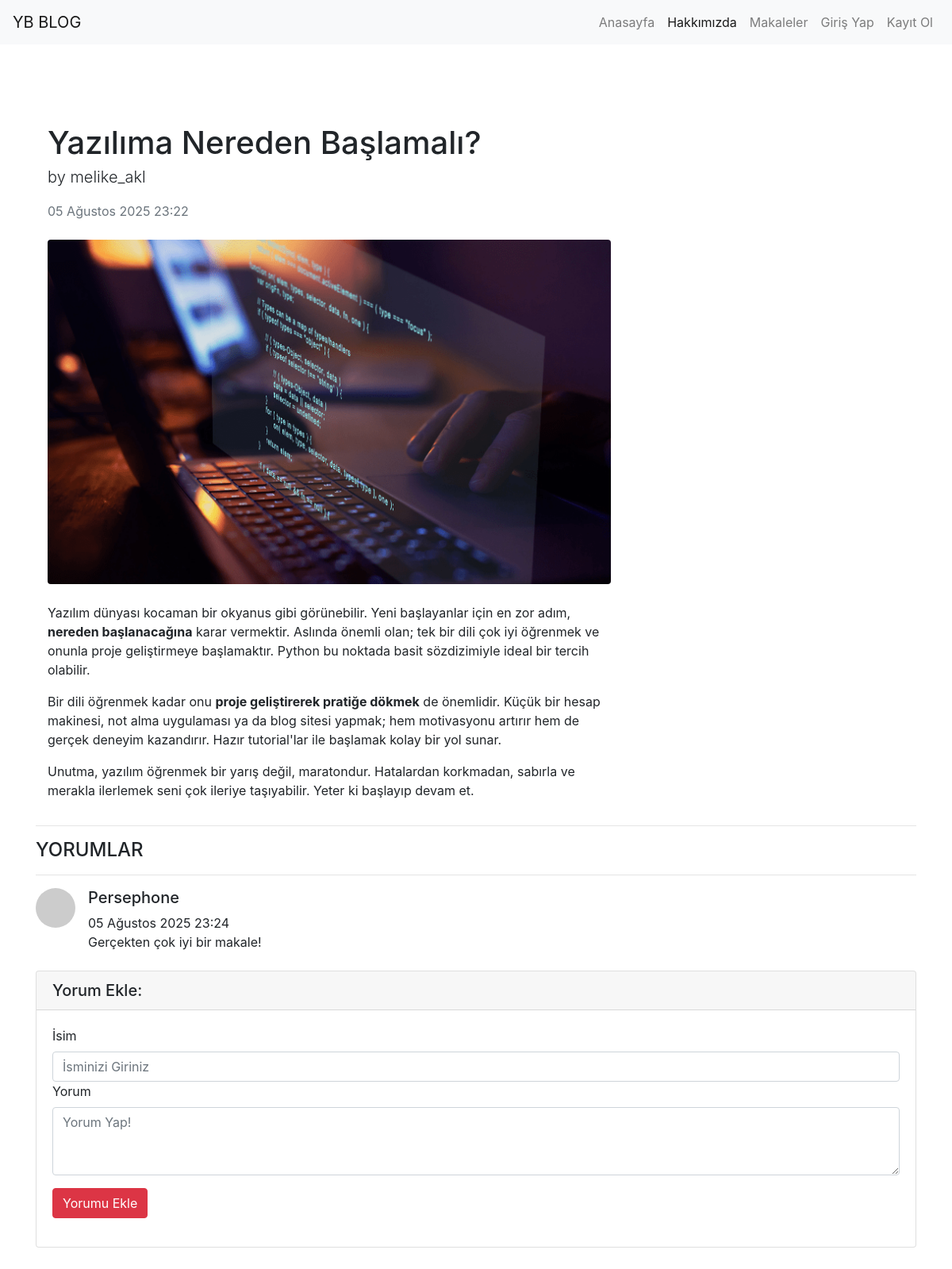
/articles/article/19, run on the app's committed database.
### article/models.py (models this page shows, shortened)
class Article(models.Model):
    author = models.ForeignKey("auth.User", on_delete = models.CASCADE, verbose_name="Yazar") #user tablosunu işaret ediyor, sondaki on_delete parametresi ile silindiğinde ne olacağını belirliyoruz yani kullanıcı silinince makalede silinsin dedik casdacade ile.
    title = models.CharField(max_length=50, verbose_name="Başlık") #makale başlığı, charfield ile karakter sınırlaması koyduk.
    content = RichTextField() #makale içeriği, textfield ile sınırsız karakter yazılabilir.
    created_date = models.DateTimeField(auto_now_add=True, verbose_name="Oluşturulma Tarihi ") #makale oluşturulma tarihi, otomatik olarak eklenir. auto_now_add ile makale ilk oluşturulduğunda tarih eklenir.
    article_image = models.FileField(blank = True, null = True, verbose_name="Makale Resmi") #makale resmi, filefield ile dosya yüklenebilir. blank ve null ile boş bırakılabilir.
    class Meta:  # Meta sınıfı, modelin meta verilerini tanımlar.
        ordering = ['-created_date'] #başına eksi eklersek en son yazılan yorum ilk gösterilir

class Comment(models.Model):
    article = models.ForeignKey(Article, on_delete=models.CASCADE, verbose_name="Makale", related_name="comments") #makale ile ilişkilendirildi, makale silinirse yorum da silinir.
    comment_author = models.CharField(max_length=50, verbose_name="İsim") #yorum yapan kişinin adı
    comment_content = models.CharField(max_length=200, verbose_name="Yorum") #yorum içeriği
    comment_date = models.DateTimeField(auto_now_add=True, verbose_name="Yorum Tarihi") #y
    class Meta:  # Meta sınıfı, modelin meta verilerini tanımlar.
        ordering = ['-comment_date']

### article/views.py (the view)
# urls.py: path('article/<int:id>', views.detail, name="detail"),
def detail(request, id): #dinamik url parametresi
    article = get_object_or_404(Article, id=id)  # Veritabanından id'si verilen makaleyi alır. Eğer makale bulunamazsa 404 sayfası gösterir. Model ve sorgu giricek parantez içine
    comments = article.comments.all()  # İlgili makalenin yorumlarını alır. modeldeki related_name ile ilişkilendirilmiş yorumları alır.
    return render(request, 'detail.html', {"article":article, "comments":comments})  # detail.html dosyasını templates klasöründe arar ve ordakini gösterir.

### templates/detail.html (shortened to what this page needs)
{% extends "layout.html" %}
{% block body %}
<div class="container mt-5">
            <div class="row">
                <div class="col-lg-8">
                    <article>
                        <header class="mb-4">
                            <h1 class="fw-bolder mb-1">{{article.title}}</h1>
                            <p class="lead">by {{article.author.username}}</p>
                            <div class="text-muted fst-italic mb-2">{{article.created_date}}</div>
                        </header>
                        {% if article.article_image %}
                        <figure class="mb-4"><img class="img-fluid rounded" src="{{article.article_image.url}}" alt="..." /></figure>
                        {% endif %}
                        <p class="lead">
                           {{article.content|safe}}
                        </p>
                    </article>
                </div>
            </div>
        </div>
        <hr>
        <h4>YORUMLAR</h4>
        <hr>
        {% if comments %}
        {% for comment in comments %}
           <div class= "media mb-4">
               <img class="d-flex mr-3 rounded-circle" src="https://via.placeholder.com/50" alt="">
                <div class="media-body">
                    <h5 class="mt-0">{{comment.comment_author}}</h5>
                    {{comment.comment_date}} <br>
                    {{comment.comment_content}}
                </div>
            </div>
        {% endfor %}
        {% else %}
        <div class="alert alert-danger">
            Bu makaleye henüz yorum yapılmamış. İlk yorumu yapan siz olun.
        {% endif %}
        <section class="card my-4">
            <h5 class= "card-header">Yorum Ekle:</h5>
                <div class="card-body">
                    <form method="post" action = "{% url 'article:comment' article.id %}">
                        <div class="form-group">
                            <label for="formGroupExampleInput">İsim</label>
                            <input name="comment_author" type="text" class="form-control" id="formGroupExampleInput" placeholder="İsminizi Giriniz">
                        <div class= "form-group">
                            <label for="formGroupExampleInput">Yorum</label>
                            <textarea name="comment_content" class="form-control" rows="3" placeholder="Yorum Yap!"></textarea></form>
                        </div>
                        <button type="submit" class="btn btn-danger">Yorumu Ekle</button>
                </div>
{% endblock body %}

### data on the page
Article: title "Yazılıma Nereden Başlamalı?", author.username "melike_akl", created_date "05 Ağustos 2025 23:22", article_image (picture), content "Yazılım dünyası kocaman bir okyanus gibi görünebilir. Yeni başlayanlar için en zor adım, nereden başlanacağına karar vermektir. Aslında önemli olan; tek bir dili çok iyi öğrenmek ve onunla proje geliştirmeye başlamaktır. Python bu noktada basit sözdizimiyle ideal bir tercih olabilir. Bir dili öğrenmek kadar onu proje geliştirerek pratiğe dökmek de önemlidir. Küçük bir hesap makinesi, not alma uygulaması ya da blog sitesi yapmak; hem motivasyonu artırır hem de gerçek deneyim kazandırır. Hazır tutorial'lar ile başlamak kolay bir yol sunar. Unutma, yazılım öğrenmek bir yarış değil, maratondur. Hatalardan korkmadan, sabırla ve merakla ilerlemek seni çok ileriye taşıyabilir. Yeter ki başlayıp…"
Comment: comment_author "Persephone", comment_date "05 Ağustos 2025 23:24", comment_content "Gerçekten çok iyi bir makale!"
